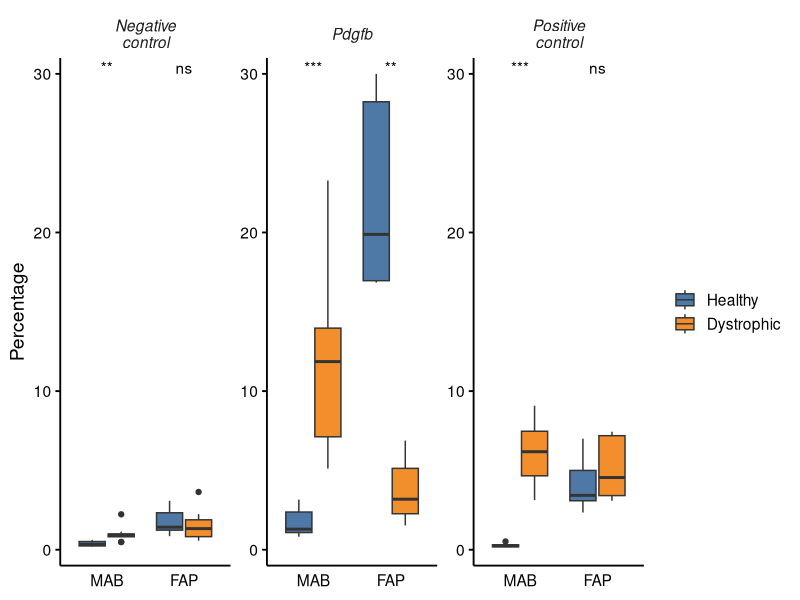
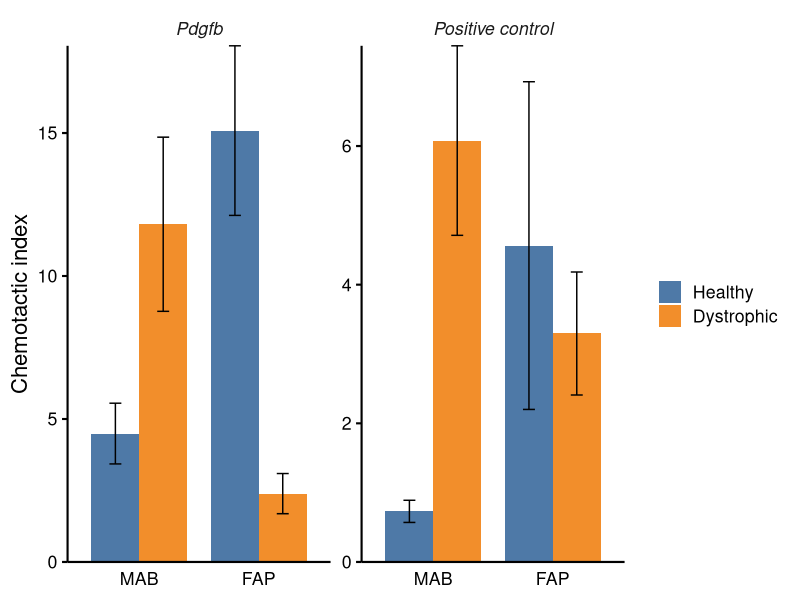
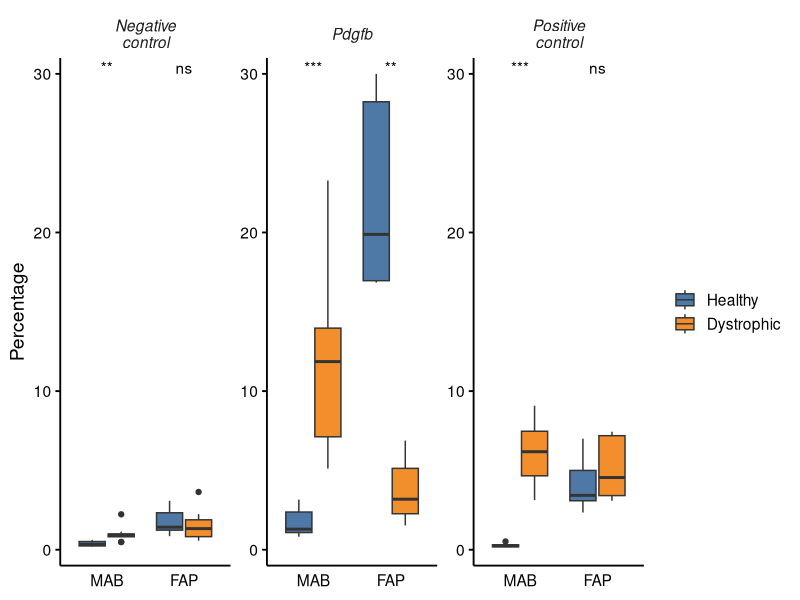
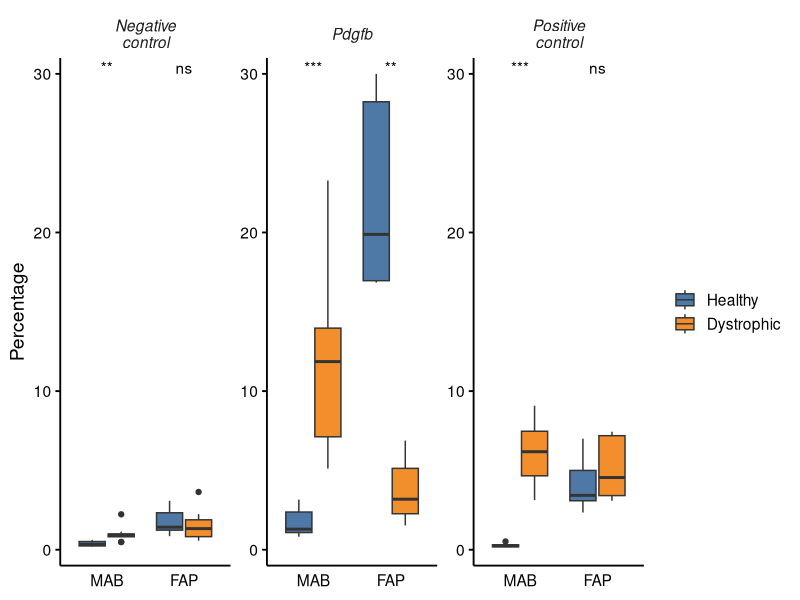
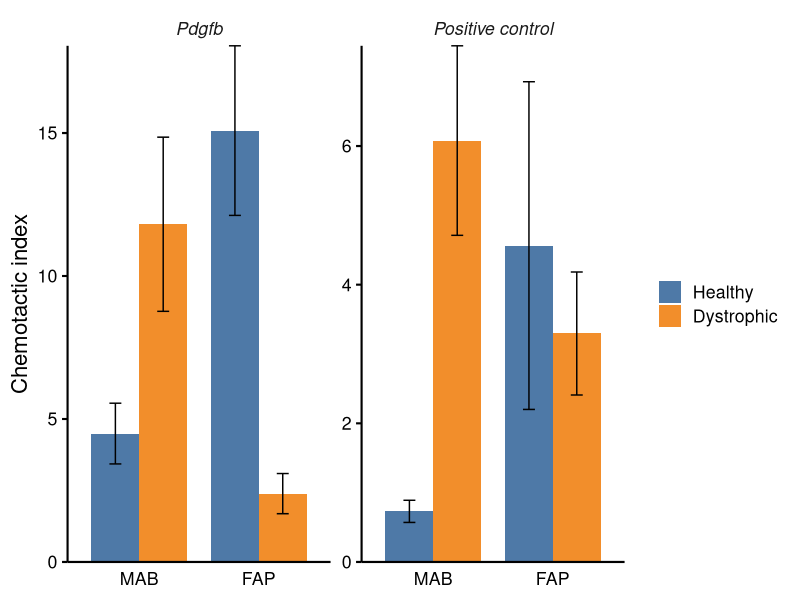
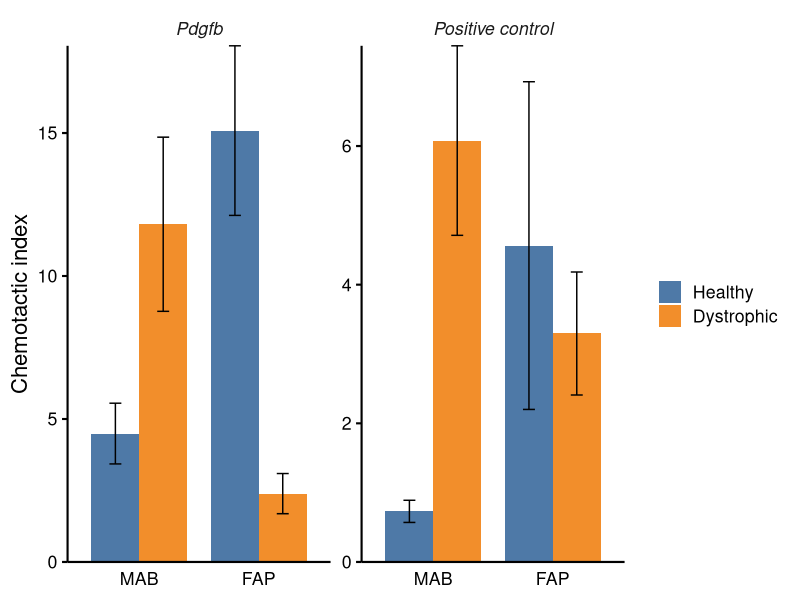

Reproduce these figures in R, in order.
## ---- chunk 1
knitr::opts_chunk$set(echo = TRUE)
## ---- chunk 2
library(readxl)
library(tidyr)
library(dplyr)
library(ggplot2)
library(ggpubr)
## ---- chunk 3
df <- read_excel("data/Transwell_migration_pdgf_Plate_1.xlsx", col_names = TRUE)
head(df)
## ---- chunk 4
df$compound <- plyr::revalue(df$compound, c(`Assay buffer` = "Negative_control", `PDGF-BB 25ng` = "Pdgfb", `30% FBS` = "Positive_control"))
df$compound <- factor(df$compound, levels = c("Negative_control", "Pdgfb", "Positive_control"))
## ---- chunk 5
df$genotype <- plyr::revalue(df$genotype, c(SGCB2 = "Dystrophic", WT = "Healthy"))
df$genotype <- factor(df$genotype, levels = c("Healthy", "Dystrophic"))
## ---- chunk 6
df$celltype <- factor(df$celltype, levels = c("MAB", "FAP"))
## ---- chunk 7
compare_means(percentage ~ genotype, data = df, group.by = c("celltype", "compound"))
## ---- chunk 8
compound_titles <- c(Negative_control = "Negative\ncontrol", Pdgfb = "Pdgfb", Positive_control = "Positive\ncontrol")
df %>%
  ggplot(aes(x = celltype, y = percentage, fill = genotype)) +
  geom_boxplot() +
  facet_wrap(~compound, scales = "free_y", labeller = labeller(compound = compound_titles)) +
  scale_y_continuous("Percentage", expand = c(0, 1), limits = c(0, 30)) +
  stat_compare_means(label = "p.signif", label.x = 1) +
  ggthemes::scale_fill_tableau() +
  theme_bw(base_size = 14) +
  theme(panel.border = element_blank(), 
        panel.grid = element_blank(), 
        axis.line = element_line(colour = "black"),
        axis.ticks.y = element_line(colour = "black"), 
        axis.text = element_text(colour = "black"), 
        axis.ticks.x = element_blank(),
        axis.title.x = element_blank(),
        legend.title = element_blank(),
        strip.background = element_blank(),
        strip.text = element_text(face = "italic")
        )
ggsave("plots/migration/percentage_migration_plate_1.pdf", dpi = 600)
ggsave("plots/migration/percentage_migration_plate_1.png", dpi = 600)
## ---- chunk 9
ci <- df %>%
  select(compound, genotype, celltype, percentage) %>%
  group_by(celltype, genotype, compound) %>%
  summarise(replicates = n(),
            perc_avg = mean(percentage, na.rm = TRUE),
            perc_sem = sd(percentage, na.rm = TRUE) / sqrt(replicates) / perc_avg * 100) %>%
  gather(key, value, -(celltype:replicates)) %>%
  unite(col = key, compound, key) %>%
  spread(key, value) %>%
  mutate(CI_pdgfb = Pdgfb_perc_avg / Negative_control_perc_avg,
         SEM_pdgfb = sqrt((Pdgfb_perc_sem)^2 + (Negative_control_perc_sem)^2) * CI_pdgfb / 100,
         CI_posctrl = Positive_control_perc_avg / Negative_control_perc_avg,
         SEM_posctrl = sqrt((Positive_control_perc_sem)^2 + (Negative_control_perc_sem)^2) * CI_posctrl / 100) %>%
  select(celltype, genotype, CI_pdgfb, SEM_pdgfb, CI_posctrl, SEM_posctrl) %>%
  gather(key, value, (CI_pdgfb:SEM_posctrl)) %>%
  separate(key, c("variable", "compound"), sep = "_") %>%
  spread(variable, value) %>%
  mutate(ylower = CI - SEM,
         yupper = CI + SEM)
## ---- chunk 10
compound_titles <- c(pdgfb = "Pdgfb", posctrl = "Positive control")
ci %>%
  ggplot(aes(x = celltype, y = CI, fill = genotype)) +
  geom_col(position = position_dodge(), width = 0.8) +
  geom_errorbar(aes(ymin = ylower, ymax = yupper), position = position_dodge(0.8), width = 0.2) +
  #geom_pointrange(aes(ymin = ylower, ymax = yupper), position = position_dodge(0.8)) +
  facet_wrap(~compound, scales = "free_y", labeller = labeller(compound = compound_titles)) +
  scale_y_continuous("Chemotactic index", expand = c(0, 0)) +
  ggthemes::scale_fill_tableau() +
  theme_bw(base_size = 16) +
  theme(panel.border = element_blank(), panel.grid = element_blank(), strip.background = element_blank(), axis.line = element_line(colour = "black"),
        axis.ticks.y = element_line(colour = "black"), axis.text = element_text(colour = "black"), axis.title.x = element_blank(),
        legend.title = element_blank(), strip.text = element_text(face = "italic"), axis.ticks.x = element_blank())
ggsave("plots/migration/chemotactic_index_plate_1.pdf", dpi = 600)
ggsave("plots/migration/chemotactic_index_plate_1.png", dpi = 600)
## ---- chunk 11
t_data <- list()
for (i in 1:2) {
  for (j in 1:3) {
    temp <- df %>%
      filter(celltype == as.character(unique(df$celltype))[i] & compound == as.character(unique(df$compound))[j])
    t <- t.test(percentage~genotype, data = temp)
    t_data[[3*(i-1)+j]] <- c(p_value = t$p.value, celltype = as.character(unique(df$celltype))[i], compound = as.character(unique(df$compound))[j])
  }
} 
## ---- chunk 12
head(t_data)
## ---- chunk 13
stat <- as.data.frame(t(as.data.frame(t_data, stringsAsFactors = FALSE)), stringsAsFactors = FALSE)
stat$p_value <- as.numeric(stat$p_value)
rownames(stat) <- NULL
head(stat)
## ---- chunk 14
stat$compound <- plyr::revalue(stat$compound, c(Negative_control = "negctrl", Pdgfb = "pdgfb", Positive_control = "posctrl"))
ci %>%
  inner_join(stat, by = c("celltype", "compound"))
